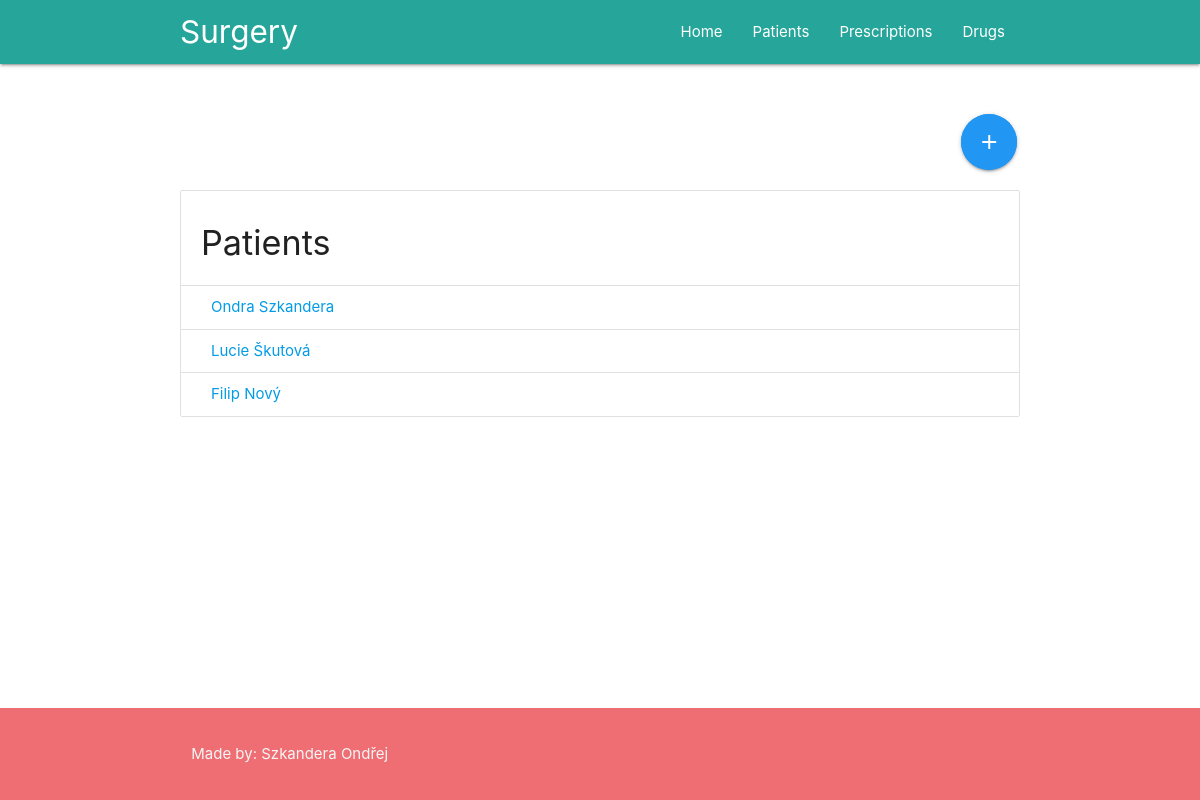
The app's page /patients, older data.
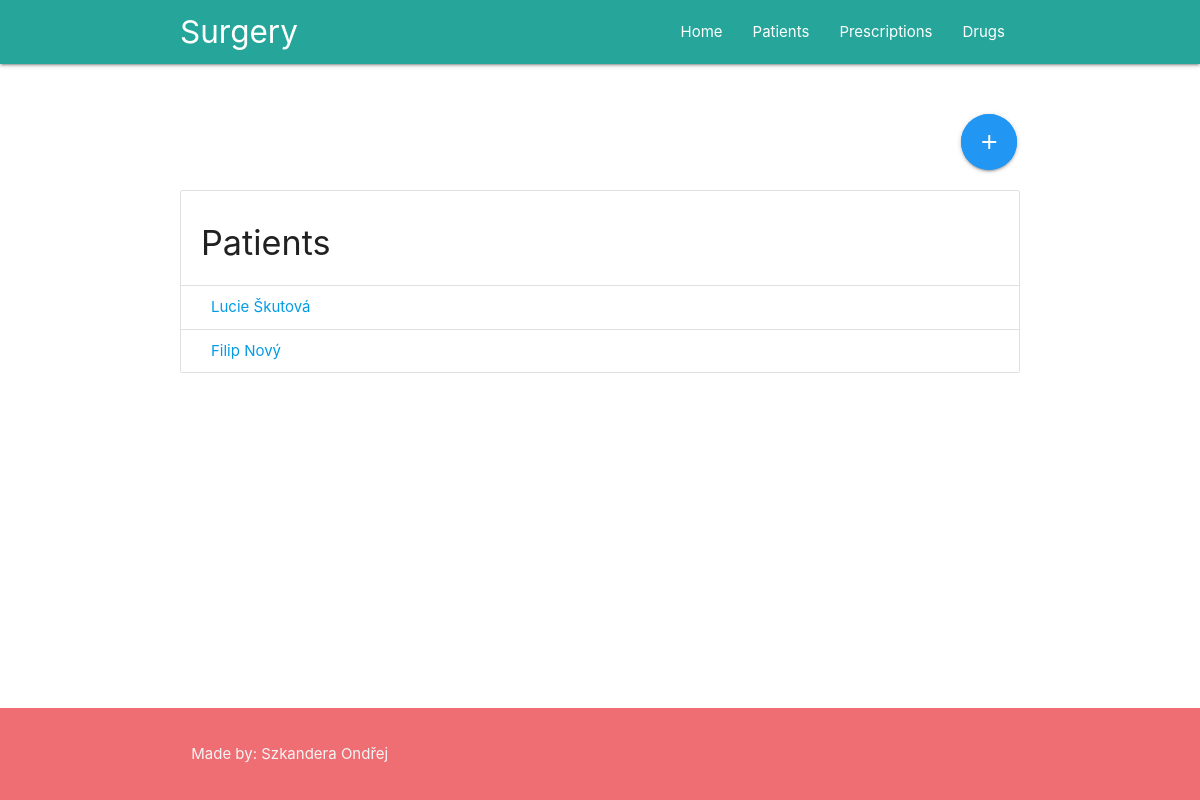
The same page, newer data.
### Office/models.py (models this page shows, shortened)
class Patient(models.Model):
    first_name = models.CharField(max_length=50)
    last_name = models.CharField(max_length=50)
    birthday = models.DateField()
    height = models.IntegerField()
    weight = models.DecimalField(max_digits=5, decimal_places=2)

### Office/views.py (the view)
# urls.py: path('patients', views.patient, name='patients'),
def patient(request):
    context = {
        'patients': models.Patient.objects.all()
    }
    return render(request, 'Office/patients.html', context)

### Office/templates/Office/patients.html
{% extends 'Office/layout.html' %}
{% block content %}
    <div class="row">
        <div class="col s1 offset-s11">
            <a class="btn-floating btn-large waves-effect waves-light blue pulse"
               href="{% url 'add_patient' %}"><i class="material-icons">add</i></a>
        </div>
    </div>
    <ul class="collection with-header">
        <li class="collection-header"><h4>Patients</h4></li>
        {% for patient in patients %}
                <li class="collection-item">
                    <a href="{% url 'patient_detail' patient.id %}">{{ patient.first_name }} {{ patient.last_name }}</a>
                </li>
        {% endfor %}
    </ul>
{% endblock %}

Row changes from the older to the newer data that the page shows:
removed Patient: first_name "Ondra", last_name "Szkandera"
